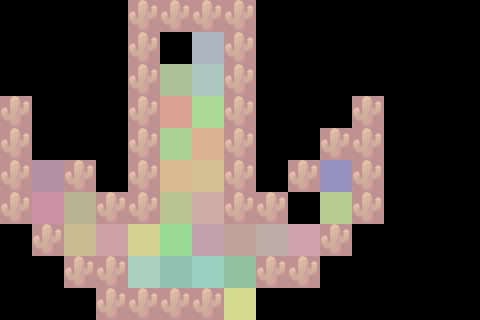

Tiled map render using the project's own tile images. Description and the map definition, with tile-layer contents summarised, below:
An orthogonal 15x10 tile map with 32x32 px tiles, 3 tile layers (Background, IndexInfo, MetaInfo), 3 tilesets and 30 objects (HeroPoint, SwordPoint1, SwordPoint2, SwordPoint3, SwordPoint4, ...).

<map version="1.0" tiledversion="1.0.3" orientation="orthogonal" renderorder="right-down" width="15" height="10" tilewidth="32" tileheight="32" nextobjectid="32">
 <tileset firstgid="1" source="holyGrail-Cactus.tsx" />
 <tileset firstgid="57" source="meta.tsx" />
 <tileset firstgid="66" source="indexMeta.tsx" />
 <layer name="Background" width="15" height="10">
  <data>[150 cells, 39 non-empty, 1 distinct tile ids]</data>
 </layer>
 <objectgroup name="Objects">
  <object id="1" name="HeroPoint" x="176" y="48" />
  <object id="3" name="SwordPoint1" x="176" y="80" />
  <object id="4" name="SwordPoint2" x="176" y="144" />
  <object id="5" name="SwordPoint3" x="208" y="112" />
  <object id="6" name="SwordPoint4" x="176" y="240" />
  <object id="7" name="SwordPoint5" x="176" y="272" />
  <object id="8" name="SwordPoint6" x="240" y="272" />
  <object id="9" name="HolySwordPoint1" x="208" y="48" />
  <object id="10" name="HolySwordPoint2" x="208" y="80" />
  <object id="11" name="HolySwordPoint3" x="144" y="272" />
  <object id="12" name="HolySwordPoint4" x="208" y="272" />
  <object id="13" name="MacePoint1" x="208" y="176" />
  <object id="14" name="MacePoint2" x="144" y="240" />
  <object id="15" name="MacePoint3" x="240" y="304" />
  <object id="16" name="KeyPoint" x="336" y="176" />
  <object id="17" name="BoxPoint" x="48" y="176" />
  <object id="18" name="WolfPoint1" x="176" y="112" />
  <object id="19" name="WolfPoint2" x="208" y="144" />
  <object id="20" name="WolfPoint3" x="176" y="176" />
  <object id="21" name="WolfPoint4" x="80" y="240" />
  <object id="22" name="WolfPoint5" x="208" y="240" />
  <object id="23" name="WolfPoint6" x="240" y="240" />
  <object id="24" name="WolfPoint7" x="304" y="240" />
  <object id="25" name="JellyPoint1" x="48" y="208" />
  <object id="26" name="JellyPoint2" x="112" y="240" />
  <object id="27" name="JellyPoint3" x="208" y="208" />
  <object id="28" name="JellyPoint4" x="272" y="240" />
  <object id="29" name="DemonPoint1" x="80" y="208" />
  <object id="30" name="DemonPoint2" x="176" y="208" />
  <object id="31" name="DemonPoint3" x="336" y="208" />
 </objectgroup>
 <layer name="IndexInfo" width="15" height="10" opacity="0.86">
  <data>[150 cells, 27 non-empty, 7 distinct tile ids]</data>
 </layer>
 <layer name="MetaInfo" width="15" height="10" opacity="0.76">
  <data>[150 cells, 68 non-empty, 9 distinct tile ids]</data>
 </layer>
</map>
